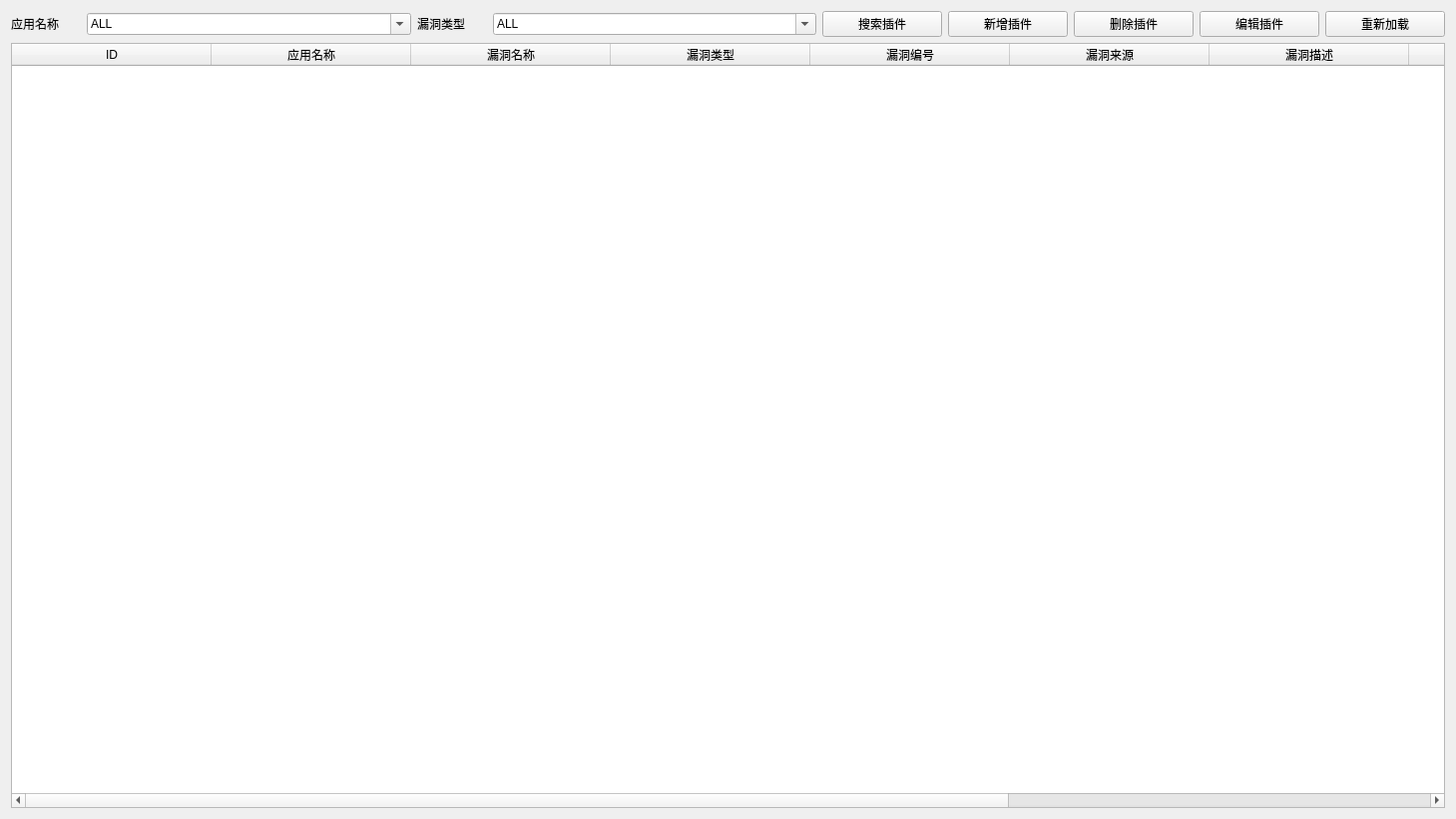
<?xml version="1.0" encoding="UTF-8"?>
<ui version="4.0">
 <class>Form_Vuln</class>
 <widget class="QWidget" name="Form_Vuln">
  <property name="geometry">
   <rect>
    <x>0</x>
    <y>0</y>
    <width>1459</width>
    <height>821</height>
   </rect>
  </property>
  <property name="windowTitle">
   <string>漏洞插件</string>
  </property>
  <property name="windowIcon">
   <iconset>
    <normaloff>:/logo/main.png</normaloff>:/logo/main.png</iconset>
  </property>
  <property name="layoutDirection">
   <enum>Qt::LeftToRight</enum>
  </property>
  <property name="autoFillBackground">
   <bool>false</bool>
  </property>
  <property name="styleSheet">
   <string notr="true"/>
  </property>
  <property name="inputMethodHints">
   <set>Qt::ImhNone</set>
  </property>
  <layout class="QGridLayout" name="gridLayout">
   <item row="0" column="0">
    <layout class="QVBoxLayout" name="verticalLayout">
     <item>
      <layout class="QHBoxLayout" name="horizontalLayout">
       <item>
        <widget class="QLabel" name="label">
         <property name="maximumSize">
          <size>
           <width>70</width>
           <height>16777215</height>
          </size>
         </property>
         <property name="text">
          <string>应用名称</string>
         </property>
        </widget>
       </item>
       <item>
        <widget class="QComboBox" name="show_Plugins_comboBox_cms_name">
         <property name="minimumSize">
          <size>
           <width>150</width>
           <height>0</height>
          </size>
         </property>
         <property name="styleSheet">
          <string notr="true"/>
         </property>
         <property name="editable">
          <bool>true</bool>
         </property>
         <item>
          <property name="text">
           <string>ALL</string>
          </property>
         </item>
        </widget>
       </item>
       <item>
        <widget class="QLabel" name="label_2">
         <property name="maximumSize">
          <size>
           <width>70</width>
           <height>16777215</height>
          </size>
         </property>
         <property name="text">
          <string>漏洞类型</string>
         </property>
        </widget>
       </item>
       <item>
        <widget class="QComboBox" name="show_Plugins_comboBox_vuln_class">
         <property name="minimumSize">
          <size>
           <width>150</width>
           <height>0</height>
          </size>
         </property>
         <property name="styleSheet">
          <string notr="true"/>
         </property>
         <property name="editable">
          <bool>true</bool>
         </property>
         <item>
          <property name="text">
           <string>ALL</string>
          </property>
         </item>
        </widget>
       </item>
       <item>
        <widget class="QPushButton" name="pushButton_show_Plugins_search">
         <property name="maximumSize">
          <size>
           <width>120</width>
           <height>16777215</height>
          </size>
         </property>
         <property name="text">
          <string>搜索插件</string>
         </property>
        </widget>
       </item>
       <item>
        <widget class="QPushButton" name="pushButton_show_Plugins_add">
         <property name="maximumSize">
          <size>
           <width>120</width>
           <height>16777215</height>
          </size>
         </property>
         <property name="text">
          <string>新增插件</string>
         </property>
        </widget>
       </item>
       <item>
        <widget class="QPushButton" name="pushButton_show_Plugins_delete">
         <property name="maximumSize">
          <size>
           <width>120</width>
           <height>16777215</height>
          </size>
         </property>
         <property name="text">
          <string>删除插件</string>
         </property>
        </widget>
       </item>
       <item>
        <widget class="QPushButton" name="pushButton_show_Plugins_edit">
         <property name="maximumSize">
          <size>
           <width>120</width>
           <height>16777215</height>
          </size>
         </property>
         <property name="text">
          <string>编辑插件</string>
         </property>
        </widget>
       </item>
       <item>
        <widget class="QPushButton" name="pushButton_show_Plugins_reload">
         <property name="maximumSize">
          <size>
           <width>120</width>
           <height>16777215</height>
          </size>
         </property>
         <property name="text">
          <string>重新加载</string>
         </property>
        </widget>
       </item>
      </layout>
     </item>
     <item>
      <widget class="QTableWidget" name="show_Plugins">
       <property name="minimumSize">
        <size>
         <width>200</width>
         <height>0</height>
        </size>
       </property>
       <property name="sizeIncrement">
        <size>
         <width>0</width>
         <height>0</height>
        </size>
       </property>
       <property name="tabletTracking">
        <bool>false</bool>
       </property>
       <property name="toolTip">
        <string/>
       </property>
       <property name="statusTip">
        <string/>
       </property>
       <property name="autoFillBackground">
        <bool>false</bool>
       </property>
       <property name="styleSheet">
        <string notr="true"/>
       </property>
       <property name="verticalScrollBarPolicy">
        <enum>Qt::ScrollBarAsNeeded</enum>
       </property>
       <property name="selectionBehavior">
        <enum>QAbstractItemView::SelectRows</enum>
       </property>
       <property name="showGrid">
        <bool>true</bool>
       </property>
       <property name="gridStyle">
        <enum>Qt::SolidLine</enum>
       </property>
       <property name="sortingEnabled">
        <bool>true</bool>
       </property>
       <property name="wordWrap">
        <bool>true</bool>
       </property>
       <property name="cornerButtonEnabled">
        <bool>true</bool>
       </property>
       <attribute name="horizontalHeaderVisible">
        <bool>true</bool>
       </attribute>
       <attribute name="horizontalHeaderCascadingSectionResizes">
        <bool>true</bool>
       </attribute>
       <attribute name="horizontalHeaderDefaultSectionSize">
        <number>200</number>
       </attribute>
       <attribute name="horizontalHeaderHighlightSections">
        <bool>false</bool>
       </attribute>
       <attribute name="horizontalHeaderShowSortIndicator" stdset="0">
        <bool>true</bool>
       </attribute>
       <attribute name="horizontalHeaderStretchLastSection">
        <bool>true</bool>
       </attribute>
       <attribute name="verticalHeaderVisible">
        <bool>false</bool>
       </attribute>
       <attribute name="verticalHeaderCascadingSectionResizes">
        <bool>false</bool>
       </attribute>
       <attribute name="verticalHeaderShowSortIndicator" stdset="0">
        <bool>false</bool>
       </attribute>
       <column>
        <property name="text">
         <string>ID</string>
        </property>
        <property name="textAlignment">
         <set>AlignCenter</set>
        </property>
       </column>
       <column>
        <property name="text">
         <string>应用名称</string>
        </property>
        <property name="textAlignment">
         <set>AlignCenter</set>
        </property>
       </column>
       <column>
        <property name="text">
         <string>漏洞名称</string>
        </property>
        <property name="textAlignment">
         <set>AlignCenter</set>
        </property>
       </column>
       <column>
        <property name="text">
         <string>漏洞类型</string>
        </property>
        <property name="textAlignment">
         <set>AlignCenter</set>
        </property>
       </column>
       <column>
        <property name="text">
         <string>漏洞编号</string>
        </property>
        <property name="textAlignment">
         <set>AlignCenter</set>
        </property>
       </column>
       <column>
        <property name="text">
         <string>漏洞来源</string>
        </property>
        <property name="textAlignment">
         <set>AlignCenter</set>
        </property>
       </column>
       <column>
        <property name="text">
         <string>漏洞描述</string>
        </property>
        <property name="textAlignment">
         <set>AlignCenter</set>
        </property>
       </column>
       <column>
        <property name="text">
         <string>插件路径</string>
        </property>
        <property name="textAlignment">
         <set>AlignCenter</set>
        </property>
       </column>
       <column>
        <property name="text">
         <string>插件作者</string>
        </property>
        <property name="textAlignment">
         <set>AlignCenter</set>
        </property>
       </column>
       <column>
        <property name="text">
         <string>修复建议</string>
        </property>
        <property name="textAlignment">
         <set>AlignCenter</set>
        </property>
       </column>
      </widget>
     </item>
    </layout>
   </item>
  </layout>
 </widget>
 <resources/>
 <connections/>
</ui>
